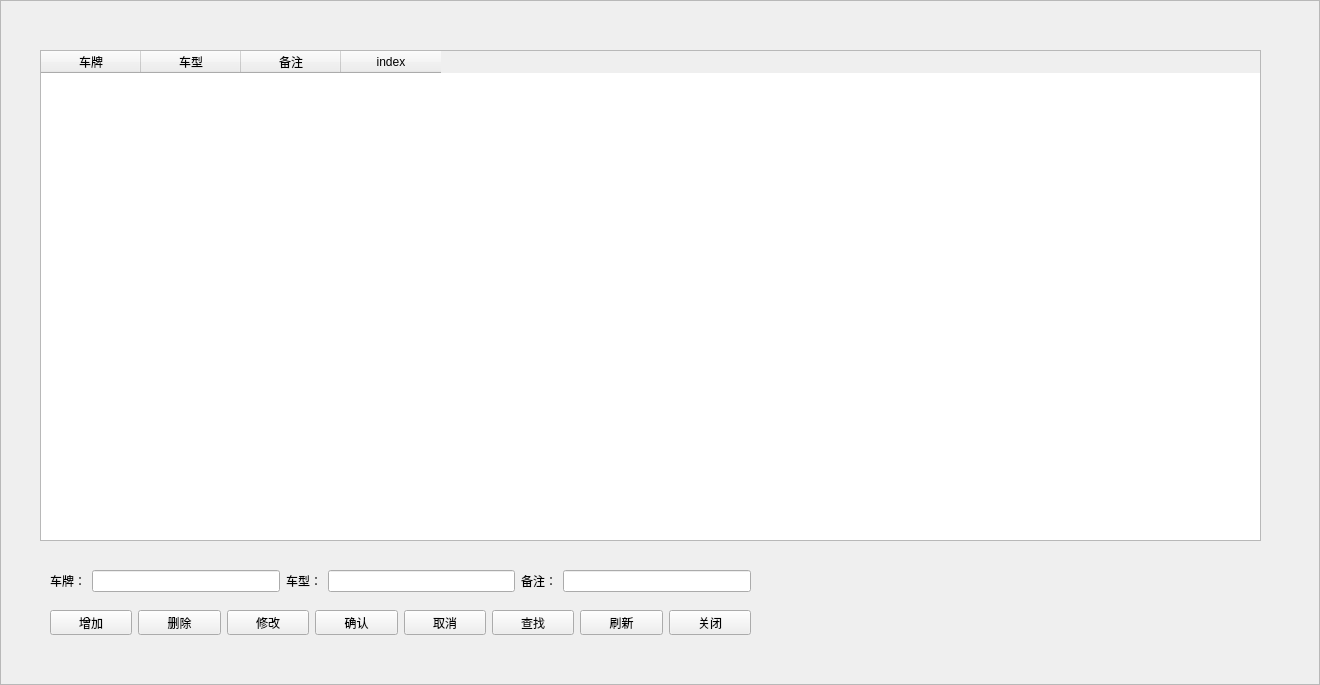
<?xml version="1.0" encoding="UTF-8"?>
<ui version="4.0">
 <class>NewCBlacklist</class>
 <widget class="QFrame" name="NewCBlacklist">
  <property name="geometry">
   <rect>
    <x>0</x>
    <y>0</y>
    <width>1320</width>
    <height>685</height>
   </rect>
  </property>
  <property name="windowTitle">
   <string>黑名单</string>
  </property>
  <property name="styleSheet">
   <string notr="true">background-image:url(D:/WinParkUI/debug/Image/NewIcon/CommonBigBG-normal1366x768.jpg);</string>
  </property>
  <property name="frameShape">
   <enum>QFrame::StyledPanel</enum>
  </property>
  <property name="frameShadow">
   <enum>QFrame::Raised</enum>
  </property>
  <widget class="QWidget" name="widget" native="true">
   <property name="geometry">
    <rect>
     <x>40</x>
     <y>50</y>
     <width>1231</width>
     <height>591</height>
    </rect>
   </property>
   <property name="styleSheet">
    <string notr="true">background-image:url(none);</string>
   </property>
   <widget class="QTableWidget" name="tableBlacklist">
    <property name="geometry">
     <rect>
      <x>0</x>
      <y>0</y>
      <width>1221</width>
      <height>491</height>
     </rect>
    </property>
    <property name="styleSheet">
     <string notr="true">background-image:url(none);</string>
    </property>
    <column>
     <property name="text">
      <string>车牌</string>
     </property>
    </column>
    <column>
     <property name="text">
      <string>车型</string>
     </property>
    </column>
    <column>
     <property name="text">
      <string>备注</string>
     </property>
    </column>
    <column>
     <property name="text">
      <string>index</string>
     </property>
    </column>
   </widget>
   <widget class="QWidget" name="widget_2" native="true">
    <property name="geometry">
     <rect>
      <x>0</x>
      <y>510</y>
      <width>1191</width>
      <height>91</height>
     </rect>
    </property>
    <property name="styleSheet">
     <string notr="true">background-image:url(none);</string>
    </property>
    <widget class="QWidget" name="layoutWidget">
     <property name="geometry">
      <rect>
       <x>10</x>
       <y>50</y>
       <width>701</width>
       <height>25</height>
      </rect>
     </property>
     <property name="styleSheet">
      <string notr="true">background-image:url(none);</string>
     </property>
     <layout class="QHBoxLayout" name="horizontalLayout">
      <item>
       <widget class="QPushButton" name="btnAdd">
        <property name="styleSheet">
         <string notr="true">background-image:url(none);</string>
        </property>
        <property name="text">
         <string>增加</string>
        </property>
       </widget>
      </item>
      <item>
       <widget class="QPushButton" name="btnDelete">
        <property name="styleSheet">
         <string notr="true">background-image:url(none);</string>
        </property>
        <property name="text">
         <string>删除</string>
        </property>
       </widget>
      </item>
      <item>
       <widget class="QPushButton" name="btnModify">
        <property name="styleSheet">
         <string notr="true">background-image:url(none);</string>
        </property>
        <property name="text">
         <string>修改</string>
        </property>
       </widget>
      </item>
      <item>
       <widget class="QPushButton" name="btnOk">
        <property name="styleSheet">
         <string notr="true">background-image:url(none);</string>
        </property>
        <property name="text">
         <string>确认</string>
        </property>
       </widget>
      </item>
      <item>
       <widget class="QPushButton" name="btnCancel">
        <property name="styleSheet">
         <string notr="true">background-image:url(none);</string>
        </property>
        <property name="text">
         <string>取消</string>
        </property>
       </widget>
      </item>
      <item>
       <widget class="QPushButton" name="btnLocation">
        <property name="text">
         <string>查找</string>
        </property>
       </widget>
      </item>
      <item>
       <widget class="QPushButton" name="btnRefresh">
        <property name="text">
         <string>刷新</string>
        </property>
       </widget>
      </item>
      <item>
       <widget class="QPushButton" name="btnMinimalize">
        <property name="styleSheet">
         <string notr="true">background-image:url(none);</string>
        </property>
        <property name="text">
         <string>关闭</string>
        </property>
       </widget>
      </item>
     </layout>
    </widget>
    <widget class="QWidget" name="layoutWidget">
     <property name="geometry">
      <rect>
       <x>10</x>
       <y>10</y>
       <width>701</width>
       <height>22</height>
      </rect>
     </property>
     <property name="styleSheet">
      <string notr="true">background-image:url(none);</string>
     </property>
     <layout class="QHBoxLayout" name="horizontalLayout_2">
      <item>
       <widget class="QLabel" name="label">
        <property name="styleSheet">
         <string notr="true">background-image:url(none);</string>
        </property>
        <property name="text">
         <string>车牌：</string>
        </property>
       </widget>
      </item>
      <item>
       <widget class="QLineEdit" name="edtName">
        <property name="styleSheet">
         <string notr="true">background-image:url(none);</string>
        </property>
       </widget>
      </item>
      <item>
       <widget class="QLabel" name="label_2">
        <property name="styleSheet">
         <string notr="true">background-image:url(none);</string>
        </property>
        <property name="text">
         <string>车型：</string>
        </property>
       </widget>
      </item>
      <item>
       <widget class="QLineEdit" name="edtType">
        <property name="styleSheet">
         <string notr="true">background-image:url(none);</string>
        </property>
       </widget>
      </item>
      <item>
       <widget class="QLabel" name="label_4">
        <property name="styleSheet">
         <string notr="true">background-image:url(none);</string>
        </property>
        <property name="text">
         <string>备注：</string>
        </property>
       </widget>
      </item>
      <item>
       <widget class="QLineEdit" name="edtExplain">
        <property name="styleSheet">
         <string notr="true">background-image:url(none);</string>
        </property>
       </widget>
      </item>
     </layout>
    </widget>
    <widget class="QLabel" name="lblID">
     <property name="geometry">
      <rect>
       <x>10</x>
       <y>90</y>
       <width>54</width>
       <height>12</height>
      </rect>
     </property>
     <property name="text">
      <string/>
     </property>
    </widget>
   </widget>
  </widget>
  <widget class="QLabel" name="lblTitle">
   <property name="geometry">
    <rect>
     <x>30</x>
     <y>5</y>
     <width>141</width>
     <height>21</height>
    </rect>
   </property>
   <property name="font">
    <font>
     <weight>75</weight>
     <bold>true</bold>
    </font>
   </property>
   <property name="styleSheet">
    <string notr="true">background-image:url(none);
color: rgb(170, 0, 0);</string>
   </property>
   <property name="text">
    <string/>
   </property>
  </widget>
  <widget class="QLabel" name="lblClose">
   <property name="geometry">
    <rect>
     <x>1281</x>
     <y>5</y>
     <width>30</width>
     <height>15</height>
    </rect>
   </property>
   <property name="text">
    <string/>
   </property>
  </widget>
 </widget>
 <resources/>
 <connections/>
</ui>
